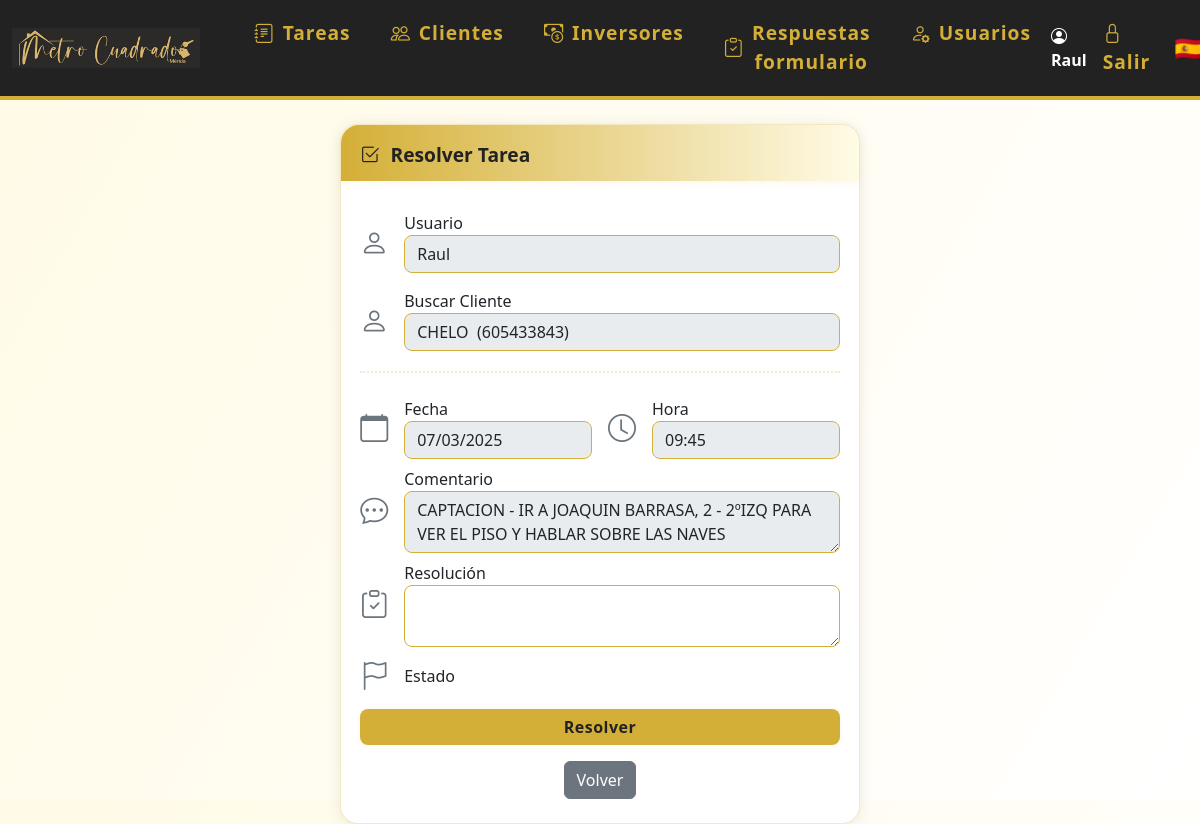
/editar_tarea/12 (signed in), run on an earlier commit of the app's database.
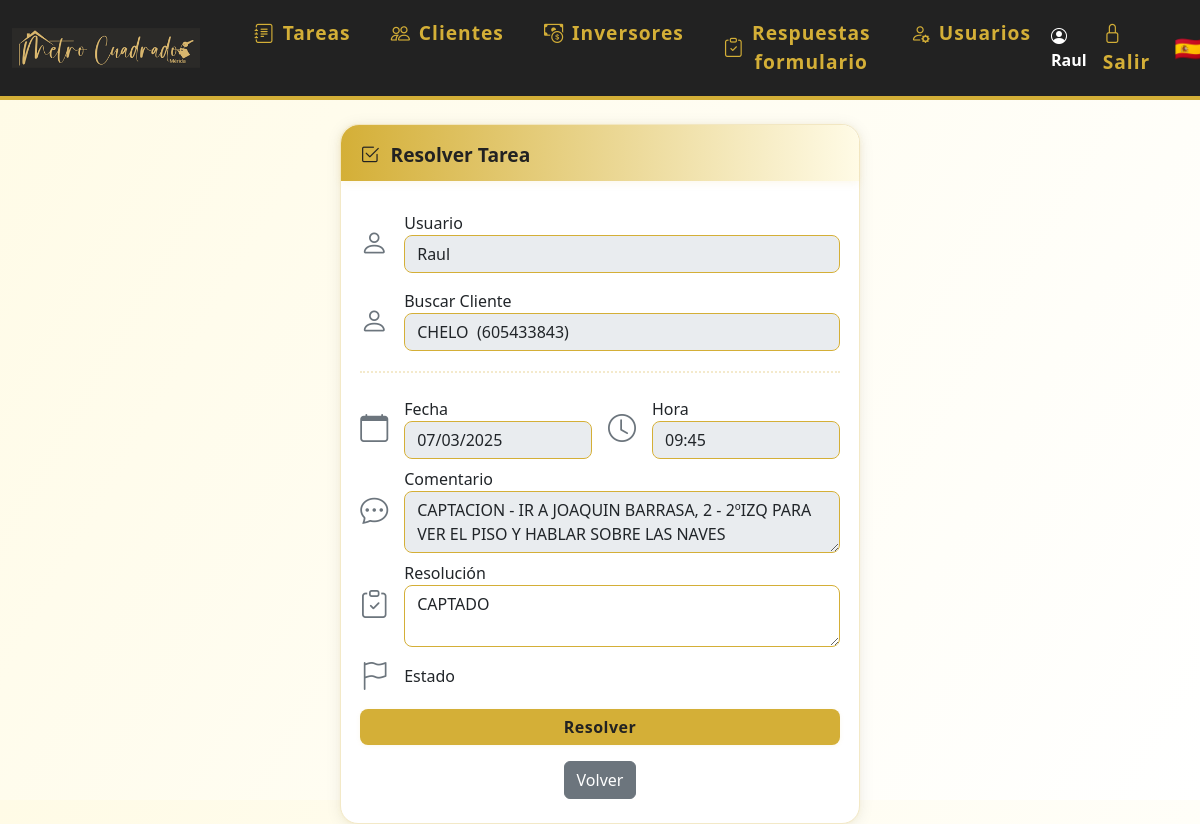
And on a later commit of the database.
### models.py (models this page shows)
class Tarea(db.Model):
    id = db.Column(db.Integer, primary_key=True)
    usuario_id = db.Column(db.Integer, db.ForeignKey('usuario.id'))
    cliente_id = db.Column(db.Integer, db.ForeignKey('cliente.id'))
    fecha = db.Column(db.Date, nullable=False)
    hora = db.Column(db.Time, nullable=True)
    comentario = db.Column(db.Text)
    resolucion = db.Column(db.Text)
    estado = db.Column(db.String(20), nullable=False, default='por_hacer')  # por_hacer, ha_comprado, ha_alquilado, cancelado
    cliente = db.relationship('Cliente', back_populates='tareas')
    usuario = db.relationship('Usuario', back_populates='tareas')

### app.py (the view, shortened to what this page needs)
@app.route('/editar_tarea/<int:tarea_id>', methods=['GET', 'POST'])
@login_required
def editar_tarea(tarea_id):
    tarea = Tarea.query.get_or_404(tarea_id)
    form = ResolverTareaForm(obj=tarea)
    form.usuario_id.choices = [(u.id, u.nombre) for u in Usuario.query.all()]
    if request.method == 'GET':
        form.usuario_id.data = tarea.usuario_id
        if tarea.cliente:
            form.cliente_nombre.data = f"{tarea.cliente.nombre} ({tarea.cliente.telefono})"
            form.cliente_id.data = tarea.cliente_id
            form.estado.data = tarea.estado
    form.estado.render_kw = {'style': 'display:none;'}
    return render_template('editar_tarea.html', form=form, tarea=tarea)

### forms.py
class ResolverTareaForm(FlaskForm):
    usuario_id = SelectField('Usuario', coerce=int, choices=[], validators=[DataRequired()])
    cliente_id = HiddenField('Cliente ID', validators=[Optional()])
    cliente_nombre = StringField('Buscar Cliente', validators=[Optional()])
    fecha = DateField('Fecha', validators=[DataRequired()])
    comentario = TextAreaField('Comentario')
    resolucion = TextAreaField('Resolución')
    estado = SelectField('Estado', choices=[('por_hacer', 'Por hacer'), ('pendiente', 'Standby'), ('cancelado', 'Cancelado'), ('reagendada', 'Reagendada')], validators=[DataRequired()])
    submit = SubmitField('Resolver tarea')

### app.py (called while the page is built)
@login_manager.user_loader
def load_user(user_id):
    return Usuario.query.get(int(user_id))

### templates/editar_tarea.html (shortened to what this page needs)
{% extends 'base.html' %}
{% block content %}
<div class="card" style="max-width:520px;margin:auto;">
  <div class="card-header-gradient">
    <span class="icon"><i class="bi bi-check2-square"></i></span> Resolver Tarea
  </div>
  <form method="POST" id="resolver-form" style="padding:0.7rem 0 0 0;">
      <div class="d-flex align-items-center gap-3 mb-3">
          <i class="bi bi-person fs-3 text-secondary"></i>
          <div class="w-100">
              {{ form.usuario_id.label }}
              {{ form.usuario_id(class_='form-control', disabled=true) }}
          </div>
      </div>
      <div class="d-flex align-items-center gap-3 mb-3">
          <i class="bi bi-person fs-3 text-secondary"></i>
          <div class="w-100 position-relative">
              {{ form.cliente_nombre.label }}
              {{ form.cliente_nombre(class_='form-control', disabled=true) }}
          </div>
      </div>
      <hr class="decor-sep">
      <div class="d-flex gap-3">
        <div class="d-flex align-items-center gap-3 mb-2 w-50">
            <i class="bi bi-calendar fs-3 text-secondary"></i>
            <div class="w-100">
                {{ form.fecha.label }}
                {{ form.fecha(class_='form-control', disabled=true) }}
            </div>
        </div>
        <div class="d-flex align-items-center gap-3 mb-2 w-50">
            <i class="bi bi-clock fs-3 text-secondary"></i>
            <div class="w-100">
                <label>Hora</label>
                <input class="form-control" value="{{ tarea.hora.strftime('%H:%M') if tarea.hora else '' }}" disabled>
            </div>
        </div>
      </div>
      <div class="d-flex align-items-center gap-3 mb-2">
          <i class="bi bi-chat-dots fs-3 text-secondary"></i>
          <div class="w-100">
              {{ form.comentario.label }}
              {{ form.comentario(class_='form-control', disabled=true) }}
          </div>
      </div>
      <div class="d-flex align-items-center gap-3 mb-2">
          <i class="bi bi-clipboard-check fs-3 text-secondary"></i>
          <div class="w-100">
              {{ form.resolucion.label }}
              {{ form.resolucion(class_='form-control', rows=2) }}
          </div>
      </div>
      <div class="d-flex align-items-center gap-3 mb-2">
          <i class="bi bi-flag fs-3 text-secondary"></i>
          <div class="w-100">
              {{ form.estado.label }}
          </div>
      </div>
      <div id="resolver-btns">
        <button type="button" class="btn btn-primary w-100 mt-1" id="btn-resolver">Resolver</button>
      </div>
  </form>
  <div class="mt-3 text-center">
    <button type="button" class="btn btn-secondary" onclick="window.history.back()">Volver</button>
  </div>
</div>
{% endblock %}

What changed in the data, as far as the page shows it:
changed Tarea "Raul": resolucion (not shown) → "CAPTADO"
